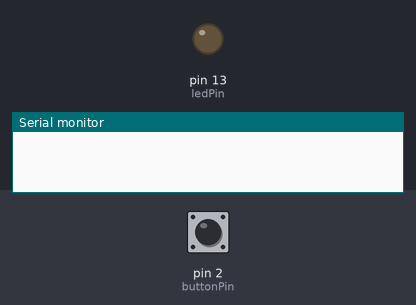
Bench run of a sketch on a simulated Arduino Uno, built with avr-gcc and run on an emulated ATmega328P. Parts: output pins drawn as LEDs (lit = HIGH), the last lines printed to the serial monitor. The inputs (shaded band) are chosen by the test bench; at power-on: pin 2 (buttonPin) LOW.

Above: at 1.2 s.
1.3 s: pin 2 (buttonPin) pulled HIGH for 0.15 s
At 1.37 s:
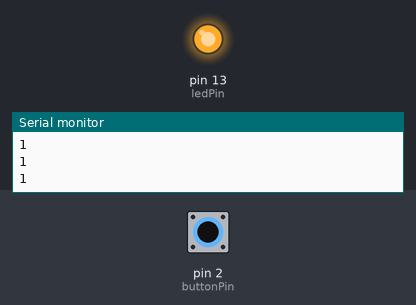
2.9 s: pin 2 (buttonPin) pulled HIGH for 3.2 s
At 6.4 s:
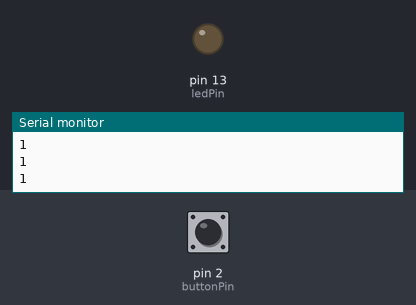
Timing chart, 0 to 7.9 s (numbered marks = the images above; inputs shaded):
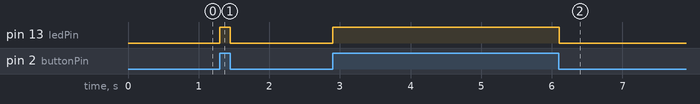

The sketch:

pullup.ino
```cpp
const int ledPin = 13;
const int buttonPin = 2;

int buttonState = 0;

void setup() {
  pinMode(ledPin, OUTPUT);
  pinMode(buttonPin, INPUT);
  Serial.begin(9600); //9600 -> baud rate 초당 전송되는 신호가 9600
}

void loop() {
  buttonState = digitalRead(buttonPin);

  if (buttonState == HIGH) {
    //digitalWrite(LED_BUILTIN, HIGH);  //led 켜기
    digitalWrite(ledPin, HIGH);  //led 켜기
    Serial.println(buttonState);
    //delay(1000); //1000 = 1초
  }
  else {
    //digitalWrite(LED_BUILTIN, LOW);  //led 끄기
    digitalWrite(ledPin, LOW);  //led 끄기
    //delay(1000);
  }
}
```

Measured:
- after the input at 1.3 s, pin 13 (ledPin): LOW → HIGH at once, → LOW 0.15 s later
- after the input at 2.9 s, pin 13 (ledPin): LOW → HIGH at once, → LOW 3.2 s later
